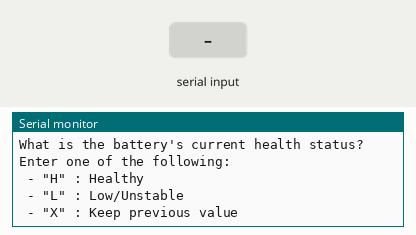
A sketch run on a simulated Arduino Uno, built with avr-gcc and run on an emulated ATmega328P. Shown: the last lines printed to the serial monitor. Wiring (inferred from the names in the program): PCF8563 clock at I2C address 0x51. Inputs (shaded band) come from the test bench. The local clock reads 2024-03-15 10:24:30 at power-on unless the sketch sets it.

Above: at 0.9 s.
1.0 s: "90,45,200\n" received over Serial
At 3.1 s:
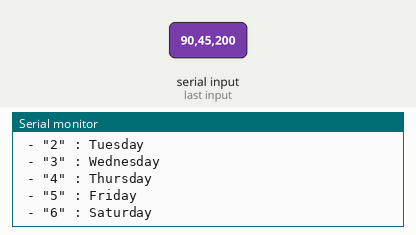
3.5 s: "30,150,10\n" received over Serial
At 4.3 s:
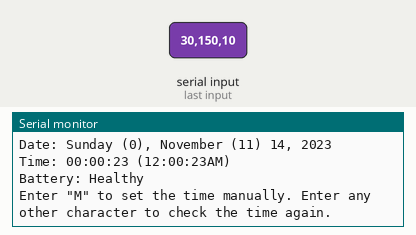

Measured:
- after the input at 1.0 s, the serial monitor: prints a new line after 1.0 s (image 1)
- after the input at 3.5 s, the serial monitor: prints a new line at once (image 2)

The sketch:

PCF8563Sync.ino
```cpp
/*
 *
 *  PCF8563AutoSync - v1.1
 *  Code by Gavin Tryzbiak
 *  Some inspiration from Paul Stoffregen's DS1307RTC Library
 *
 */

/*
 *
 *  IMPORTANT:
 *  - The Serial Monitor should be set to "No line ending" in
 *    the dropdown menu at the bottom.
 *  - The Serial Monitor MUST match "#define BAUD_RATE XXXX"
 *    from line 40 in the dropdown menu of the Serial
 *    Monitor! By default it is 115200, but it can be set
 *    lower if your cable has a poor connection, or higher
 *    for quicker text output.
 *
 *  NOTE:
 *  - This sketch will attempt to sync your PCF8563 to your
 *    computer's time. However, the time is pulled as soon
 *    as the sketch begins compiling. Compile time, sketch
 *    upload time, and I2C tramission time are not accounted
 *    for so the time on your PCF8563 may be a few seconds late.
 *  - You may need to change your register! Do this by
 *    changing "#define I2C_ADDRESS 0x51" from line 41 to whatever
 *    register your chip uses. This sketch does not support
 *    the serparate r/w address version of the chip.
 *  - You may think your chip has separate addresses, but
 *    use an "I2CScanner" sketch to check, as it may
 *    actually be a single-address chip.
 *
 */

// Libraries
#include <Wire.h>

// Constants
#define BAUD_RATE 115200 // Match this with the number in the dropdown menu in the Serial Monitor
#define I2C_ADDRESS 0x51 // See "NOTE"

#define SECONDS_REGISTER 0x02 // Also includes voltage status in MSB
#define MINUTES_REGISTER 0x03
#define HOURS_REGISTER 0x04
#define DAYS_REGISTER 0x05
#define WEEKDAYS_REGISTER 0x06
#define MONTHS_REGISTER 0x07 // Also includes century in MSB
#define YEARS_REGISTER 0x08

void setup()
{
  Serial.begin(BAUD_RATE);
  Wire.begin();
  autoSyncTime();
  autoSyncDate();
  writeManualInfo();
  Serial.println(F("\nPCF8563 calibrated."));
}

void loop()
{
  displayDateTime();
  Serial.println(F("Enter \"M\" to set the time manually. Enter any other character to check the time again."));
  delay(3000);
  while(!Serial.available());
  if (tolower(Serial.readString()[0]) == 'm')
    manualSync();
}

byte DecToBCD(byte value) // Decimal to Binary Coded Decimal
{
  return ( (value / 10 * 16) + (value % 10) );
}

byte BCDToDec(byte value) // Binary Coded Decimal to Decimal
{
  return ( (value / 16 * 10) + (value % 16) );
}

void writeToAddress(byte I2CAddress, word registerAddress, byte data) // Writes data via I2C
{
  Wire.beginTransmission(I2CAddress);
  Wire.write(registerAddress);
  Wire.write(data);
  Wire.endTransmission();
}

byte * readFromAddress(byte I2CAddress, word beginningAddress, byte byteCount) // Note: variable pointing to this function should eventually be freed!
{
  byte * data = malloc(sizeof(byte)*byteCount);
  byte tempData;
  Wire.beginTransmission(I2CAddress);
  Wire.write(beginningAddress);
  Wire.endTransmission();
  Wire.requestFrom(I2CAddress, byteCount);
  for (byte i = 0; i < byteCount; i++)
    data[i] = Wire.read();
  return data;
}

byte getCurVStatus() // Returns the current voltage status of the PCF8563 in the MSB, without the current second
{
  byte * curSecondsRegister = readFromAddress(I2C_ADDRESS, SECONDS_REGISTER, 1);
  byte vStatus = *curSecondsRegister & 0b10000000;
  free(curSecondsRegister);
  return vStatus;
}

byte getCurSecond() // Returns the current second from the PCF8563, without the voltage status
{
  byte * curSecondsRegister = readFromAddress(I2C_ADDRESS, SECONDS_REGISTER, 1);
  byte curSecond = *curSecondsRegister & 0b01111111;
  free(curSecondsRegister);
  return curSecond;
}

byte monthToValue(char *str) // Accepts a 3-character representation of each month, and returns the numerical value of the month. Heavily inspired by Paul Stoffregen's getDate() function in SetTime
{
  const char *monthNames[12] = {"Jan", "Feb", "Mar", "Apr", "May", "Jun", "Jul", "Aug", "Sep", "Oct", "Nov", "Dec"};
  byte monthIndex;
  for (monthIndex = 0; monthIndex < 12; monthIndex++)
    if (strcmp(str, monthNames[monthIndex]) == 0)
      break;
  return ++monthIndex;
}

byte writeManualInfo() // Weekday and PCF8563 voltage cannot easily be automatically determined
{
  Serial.println(F("What is the battery's current health status? Enter one of the following:\n - \"H\" : Healthy\n - \"L\" : Low/Unstable\n - \"X\" : Keep previous value"));
  while (!Serial.available());
  switch(Serial.readString()[0])
  {
    case 'h':
    case 'H':
      writeToAddress(I2C_ADDRESS, SECONDS_REGISTER, getCurSecond()); // Retrieves the current second with getCurSecond() and writes to the seconds register. getCurSecond() already returns the current second with the bitmask 0b01111111
      break;
    case 'l':
    case 'L':
      writeToAddress(I2C_ADDRESS, SECONDS_REGISTER, getCurSecond() | 0b10000000); // Retrieves the current second with getCurSecond(), changes the MSB to 1, and writes to the seconds register
      break;
  } // If "Keep previous value" is chosen, nothing is read or written in the seconds register

  Serial.println(F("\nWhat is the current weekday? Enter one of the following:\n - \"0\" : Sunday\n - \"1\" : Monday\n - \"2\" : Tuesday\n - \"3\" : Wednesday\n - \"4\" : Thursday\n - \"5\" : Friday\n - \"6\" : Saturday"));
  while (!Serial.available());
  writeToAddress(I2C_ADDRESS, WEEKDAYS_REGISTER, DecToBCD(Serial.parseInt()));
}

void autoSyncTime() // Syncronizes PCF8563 to compile time
{
  byte curHour, curMinute, curSecond;

  // Acquire compile time date and time
  if (sscanf(__TIME__, "%d:%d:%d", &curHour, &curMinute, &curSecond) != 3) // Verify compiler was able to acquire computer time
  {
    Serial.println(F("Something went wrong while attempting to collect the time. Verify your Arduino is connected properly, and reupload the sketch."));
    while(true);
  }

  // Write time
  writeToAddress(I2C_ADDRESS, SECONDS_REGISTER, getCurVStatus() | (DecToBCD(curSecond) & 0b01111111)); // Writes the current second and the already-existing voltage status. If the voltage status is to be manually set, the seconds will have to be read and re-written
  writeToAddress(I2C_ADDRESS, MINUTES_REGISTER, DecToBCD(curMinute) & 0b01111111); // Writes the current minute
  writeToAddress(I2C_ADDRESS, HOURS_REGISTER, DecToBCD(curHour) & 0b00111111); // Writes the current hour


}
// autoSyncTime() and autoSyncDate() would be combined in one function, but sscanf(__DATE__, ...) for some reason interfered with sscanf(__TIME__, ...) unless separated
void autoSyncDate() // Syncronizes PCF8563 to compile date
{
  byte curDay;
  char curMonth[4];
  word curYear;

  if (sscanf(__DATE__, "%s %d %d", curMonth, &curDay, &curYear) != 3) // Verify compiler was able to acquire computer date
  {
    Serial.println(F("Something went wrong while attempting to collect the date. Verify your Arduino is connected properly, and reupload the sketch."));
    while(true);
  }

  // Write date
  writeToAddress(I2C_ADDRESS, DAYS_REGISTER, DecToBCD(curDay) & 0b00111111); // Writes the current day of the month, weekdays will be written in writeManualInfo()
  writeToAddress(I2C_ADDRESS, MONTHS_REGISTER, (curYear < 2100 ? 0b00000000 : 0b10000000) | DecToBCD(monthToValue(curMonth))); // Writes the current century and month
  writeToAddress(I2C_ADDRESS, YEARS_REGISTER, DecToBCD(curYear % 100)); // Writes the current year
}

void manualSync() // Syncronizes PCF8563 to a user-entered datetime
{
  byte tempMonth;
  word tempYear;

  Serial.println(F("\nWhat is the current second?"));
  while (!Serial.available());
  writeToAddress(I2C_ADDRESS, SECONDS_REGISTER, getCurVStatus() | DecToBCD(Serial.parseInt()));

  Serial.println(F("\nWhat is the current minute?"));
  while (!Serial.available());
  writeToAddress(I2C_ADDRESS, MINUTES_REGISTER, DecToBCD(Serial.parseInt()));

  Serial.println(F("\nWhat is the current hour (in 24 hour format)?"));
  while (!Serial.available());
  writeToAddress(I2C_ADDRESS, HOURS_REGISTER, DecToBCD(Serial.parseInt()));

  Serial.println(F("\nWhat is the current day of the month?"));
  while (!Serial.available());
  writeToAddress(I2C_ADDRESS, DAYS_REGISTER, DecToBCD(Serial.parseInt()));

  Serial.println(F("\nWhat is the current month? Enter one of the following:\n - \"1\"  : January\n - \"2\"  : February\n - \"3\"  : March\n - \"4\"  : April\n - \"5\"  : May\n - \"6\"  : June\n - \"7\"  : July\n - \"8\"  : August\n - \"9\"  : September\n - \"10\" : October\n - \"11\" : November\n - \"12\" : December"));
  while (!Serial.available());
  tempMonth = Serial.parseInt(); // The month is stored along with the century, so we have to wait until we have the year before we can write to the month register

  Serial.println(F("\nWhat is the current year?"));
  while (!Serial.available());
  tempYear = Serial.parseInt(); // We need to process the year with the months, and then we'll be using the year again for the years register. We cant use Serial.parseInt() twice.

  writeToAddress(I2C_ADDRESS, MONTHS_REGISTER, (tempYear < 2100 ? 0b00000000 : 0b10000000) | DecToBCD(tempMonth)); // Writes the month with the current century
  writeToAddress(I2C_ADDRESS, YEARS_REGISTER, DecToBCD(tempYear % 100)); // Writes the last 2 digits of the current year

  Serial.println(F("\nPCF8563 calibrated."));
}

void displayDateTime() // Displays the current date and time on the PCF8563
{
  byte * data = readFromAddress(I2C_ADDRESS, SECONDS_REGISTER, 7);
  Serial.print(F("\nCurrently, the PCF8563 at address 0x"));
  Serial.print(I2C_ADDRESS, HEX);
  Serial.println(F(" reads..."));

  // Print date
  Serial.print(F("Date: "));
  Serial.print(weekdayFromValue(BCDToDec(data[4] & 0b00000111)));
  Serial.print(F(" ("));
  Serial.print(BCDToDec(data[4] & 0b00000111));
  Serial.print(F("), "));
  Serial.print(monthFromValue(BCDToDec(data[5] & 0b00011111)));
  Serial.print(F(" ("));
  Serial.print(BCDToDec(data[5] & 0b00011111));
  Serial.print(F(") "));
  Serial.print(BCDToDec(data[3] & 0b00111111));
  Serial.print(F(", "));
  Serial.print((data[5] & 0b10000000) < 0b10000000 ? F("20") : F("21"));
  if (BCDToDec(data[6]) < 10)
    Serial.print('0');
  Serial.println(BCDToDec(data[6]));

  // Print time (24 hour format)
  Serial.print(F("Time: "));
  if (BCDToDec(data[2] & 0b00111111) < 10)
    Serial.print('0');
  Serial.print(BCDToDec(data[2] & 0b00111111));
  Serial.print(':');
  if (BCDToDec(data[1] & 0b01111111) < 10)
    Serial.print('0');
  Serial.print(BCDToDec(data[1] & 0b01111111));
  Serial.print(':');
  if (BCDToDec(data[0] & 0b01111111) < 10)
    Serial.print('0');
  Serial.print(BCDToDec(data[0] & 0b01111111));

  // Print time (12 hour format)
  Serial.print(F(" ("));
  if (BCDToDec(data[2] & 0b00111111) < 10 && BCDToDec(data[2] & 0b00111111) != 0)
    Serial.print('0');
  Serial.print(BCDToDec(data[2] & 0b00111111) % 12 == 0 ? 12 : (BCDToDec(data[2] & 0b00111111) % 12));
  Serial.print(':');
  if (BCDToDec(data[1] & 0b01111111) < 10)
    Serial.print('0');
  Serial.print(BCDToDec(data[1] & 0b01111111));
  Serial.print(':');
  if (BCDToDec(data[0] & 0b01111111) < 10)
    Serial.print('0');
  Serial.print(BCDToDec(data[0] & 0b01111111));
  Serial.print(BCDToDec(data[2] & 0b00111111) > 12 ? F("PM") : F("AM"));
  Serial.println(')');

  // Print battery status
  Serial.print(F("Battery: "));
  Serial.println((data[0] & 0b10000000) == 0 ? F("Healthy") : F("Low/Unstable"));

  free(data);
}

String weekdayFromValue(byte value) // Accepts a number representing a weekday, returns the name of the weekday
{
  switch(value)
  {
    case 0:
      return F("Sunday");
    case 1:
      return F("Monday");
    case 2:
      return F("Tuesday");
    case 3:
      return F("Wednesday");
    case 4:
      return F("Thursday");
    case 5:
      return F("Friday");
    case 6:
      return F("Saturday");
    default:
      return F("Error:UnknownWeekday");
  }
}

String monthFromValue(byte value) // Accepts a number representing a month, returns the name of the month
{
  switch(value)
  {
    case 1:
      return F("January");
    case 2:
      return F("February");
    case 3:
      return F("March");
    case 4:
      return F("April");
    case 5:
      return F("May");
    case 6:
      return F("June");
    case 7:
      return F("July");
    case 8:
      return F("August");
    case 9:
      return F("September");
    case 10:
      return F("October");
    case 11:
      return F("November");
    case 12:
      return F("December");
    default:
      return F("Error:UnknownMonth");
  }
}
```
